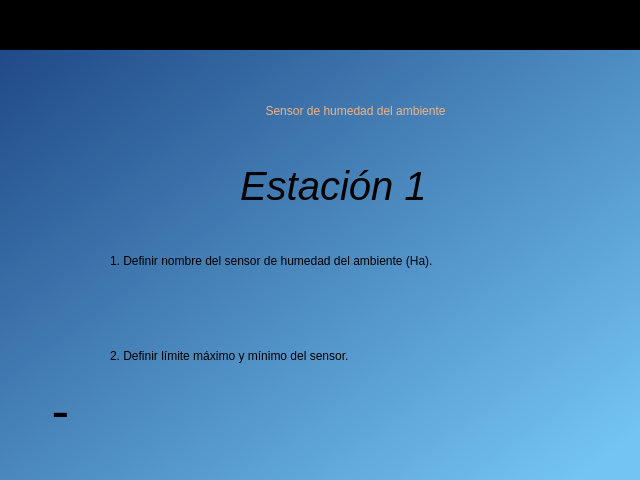
<?xml version="1.0" encoding="UTF-8"?>
<ui version="4.0">
 <class>widget_inicio</class>
 <widget class="QWidget" name="widget_inicio">
  <property name="geometry">
   <rect>
    <x>0</x>
    <y>0</y>
    <width>640</width>
    <height>480</height>
   </rect>
  </property>
  <property name="windowTitle">
   <string>Form</string>
  </property>
  <property name="styleSheet">
   <string notr="true"/>
  </property>
  <widget class="QWidget" name="widget_fecha" native="true">
   <property name="geometry">
    <rect>
     <x>0</x>
     <y>0</y>
     <width>641</width>
     <height>51</height>
    </rect>
   </property>
   <property name="styleSheet">
    <string notr="true">QWidget#widget_fecha{
background-color:rgb(0, 0, 0)}</string>
   </property>
   <widget class="QLabel" name="lbl_hora">
    <property name="geometry">
     <rect>
      <x>20</x>
      <y>10</y>
      <width>151</width>
      <height>21</height>
     </rect>
    </property>
    <property name="styleSheet">
     <string notr="true">font: 57 16pt &quot;Ubuntu&quot;;
color:rgb(238, 238, 236);</string>
    </property>
    <property name="text">
     <string/>
    </property>
   </widget>
   <widget class="QLabel" name="lbl_fecha">
    <property name="geometry">
     <rect>
      <x>460</x>
      <y>10</y>
      <width>161</width>
      <height>21</height>
     </rect>
    </property>
    <property name="styleSheet">
     <string notr="true">font: 57 16pt &quot;Ubuntu&quot;;
color:rgb(238, 238, 236);</string>
    </property>
    <property name="text">
     <string/>
    </property>
   </widget>
  </widget>
  <widget class="QWidget" name="widget_datos" native="true">
   <property name="geometry">
    <rect>
     <x>0</x>
     <y>50</y>
     <width>641</width>
     <height>431</height>
    </rect>
   </property>
   <property name="styleSheet">
    <string notr="true">QWidget#widget_datos{
background-color:qlineargradient(spread:pad, x1:0, y1:0, x2:0.985075, y2:0.903, stop:0 rgba(32, 74, 135, 255), stop:1 rgba(115, 196, 242, 255))
}</string>
   </property>
   <widget class="QLabel" name="label_9">
    <property name="geometry">
     <rect>
      <x>10</x>
      <y>10</y>
      <width>91</width>
      <height>101</height>
     </rect>
    </property>
    <property name="text">
     <string/>
    </property>
    <property name="pixmap">
     <pixmap>../images/logo.png</pixmap>
    </property>
    <property name="scaledContents">
     <bool>true</bool>
    </property>
   </widget>
   <widget class="QLabel" name="label">
    <property name="geometry">
     <rect>
      <x>30</x>
      <y>340</y>
      <width>71</width>
      <height>51</height>
     </rect>
    </property>
    <property name="text">
     <string/>
    </property>
    <property name="pixmap">
     <pixmap>../images/flecha_Atras.png</pixmap>
    </property>
    <property name="scaledContents">
     <bool>true</bool>
    </property>
   </widget>
   <widget class="QLabel" name="label_2">
    <property name="geometry">
     <rect>
      <x>40</x>
      <y>340</y>
      <width>41</width>
      <height>41</height>
     </rect>
    </property>
    <property name="font">
     <font>
      <pointsize>40</pointsize>
     </font>
    </property>
    <property name="text">
     <string>-</string>
    </property>
    <property name="alignment">
     <set>Qt::AlignCenter</set>
    </property>
   </widget>
   <widget class="QLabel" name="lbl_num_est">
    <property name="geometry">
     <rect>
      <x>240</x>
      <y>110</y>
      <width>191</width>
      <height>51</height>
     </rect>
    </property>
    <property name="font">
     <font>
      <family>Ubuntu</family>
      <pointsize>30</pointsize>
      <weight>7</weight>
      <italic>true</italic>
      <bold>false</bold>
     </font>
    </property>
    <property name="styleSheet">
     <string notr="true">font: 57 italic 30pt &quot;Ubuntu&quot;;
</string>
    </property>
    <property name="text">
     <string>Estación 1</string>
    </property>
   </widget>
   <widget class="QLabel" name="lbl_num_est_2">
    <property name="geometry">
     <rect>
      <x>110</x>
      <y>10</y>
      <width>491</width>
      <height>101</height>
     </rect>
    </property>
    <property name="styleSheet">
     <string notr="true">font: 22pt &quot;Ubuntu&quot;;
font: 57 italic 30pt &quot;Ubuntu&quot;;
color:rgb(244, 179, 126)</string>
    </property>
    <property name="text">
     <string>Sensor de humedad del ambiente</string>
    </property>
    <property name="alignment">
     <set>Qt::AlignCenter</set>
    </property>
    <property name="wordWrap">
     <bool>true</bool>
    </property>
   </widget>
   <widget class="QLabel" name="lbl_riego_est1">
    <property name="geometry">
     <rect>
      <x>110</x>
      <y>170</y>
      <width>471</width>
      <height>81</height>
     </rect>
    </property>
    <property name="styleSheet">
     <string notr="true">font: 22pt &quot;Ubuntu&quot;;</string>
    </property>
    <property name="text">
     <string>1. Definir nombre del sensor de humedad del ambiente (Ha). </string>
    </property>
    <property name="wordWrap">
     <bool>true</bool>
    </property>
   </widget>
   <widget class="QLabel" name="lbl_riego_est2">
    <property name="geometry">
     <rect>
      <x>110</x>
      <y>260</y>
      <width>491</width>
      <height>91</height>
     </rect>
    </property>
    <property name="styleSheet">
     <string notr="true">font: 22pt &quot;Ubuntu&quot;;</string>
    </property>
    <property name="text">
     <string>2. Definir límite máximo y mínimo del sensor.</string>
    </property>
    <property name="wordWrap">
     <bool>true</bool>
    </property>
   </widget>
  </widget>
 </widget>
 <resources/>
 <connections/>
</ui>
